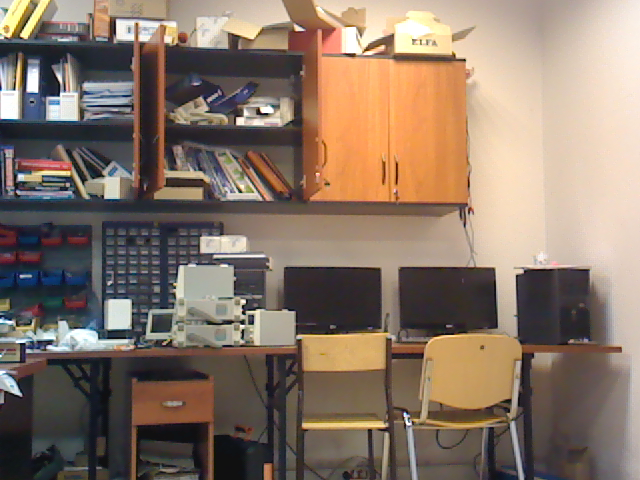
//> input picture lab10_detectionDescriptionMatching/resources/forward-1.bmp, 640 x 480 px
$ ./lab10_DetectionDescriptionMatching   (built with g++ and OpenCV 4, older OpenCV classes emulated)
//> lines starting //> are read from the running program, lines starting //| are printed output that depends on the picture
#include <opencv2/opencv.hpp>

using namespace cv;

#include <vector>

int main(void)
{
	// does not work with my compilation of opencv
	//SurfFeatureDetector myFeatureDetector = new SurfFeatureDetector(100);

	std::vector<cv::String> listOfParameters;

	const char* windowName_img1WithKeypoints = "img1Keypoints";
	const char* windowName_img2WithKeypoints = "img2Keypoints";
	const char* windowName_imgMatches = "imgMatches";

	namedWindow(windowName_img1WithKeypoints);
	namedWindow(windowName_img2WithKeypoints);
	namedWindow(windowName_imgMatches);

	Mat imgScene1;
	Mat imgScene2;

	imgScene1 = imread("resources/forward-1.bmp", IMREAD_COLOR);
//> imgScene1 is the input picture: 480 rows x 640 cols, CV_8UC3; mean B, G, R 103.5, 117.9, 136.1
	imgScene2 = imread("resources/forward-2.bmp", IMREAD_COLOR);
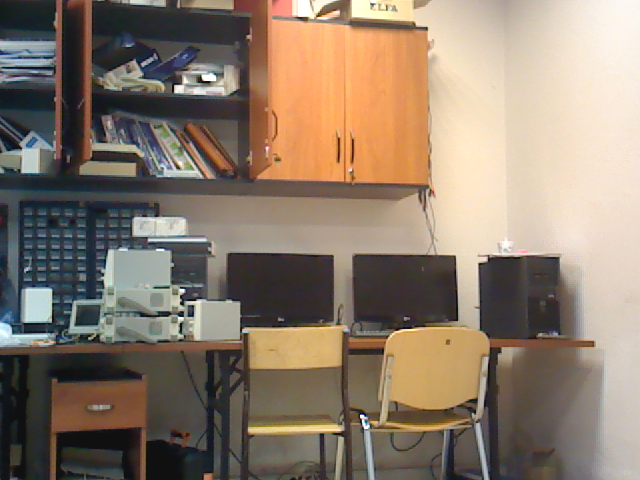
//> input picture lab10_detectionDescriptionMatching/resources/forward-2.bmp, 640 x 480 px
//> imgScene2 is the input picture: 480 rows x 640 cols, CV_8UC3; mean B, G, R 107.8, 123.7, 139.6

	const double scale = 0.5;

	// [5 lines of commented-out code are left out]

	std::vector<KeyPoint> keypointsFromImage1;
	std::vector<KeyPoint> keypointsFromImage2;

	Ptr<FeatureDetector> det = FeatureDetector::create("FAST");
	det->getParams(listOfParameters);
//> (this line was passed over: getParams is not available in this run)
	std::cout << "Detector available params: " << std::endl;
	for (auto param : listOfParameters)
	{
		std::cout << param << std::endl;
	}

	std::cout << "Threshold before change: " << det->get<int>("threshold") << std::endl;
//> (this line was passed over: get is not available in this run)
	det->set("threshold", 90);
//> (this line was passed over: set is not available in this run)
	std::cout << "Threshold after change: " << det->get<int>("threshold") << std::endl;
//> (this line was passed over: get is not available in this run)

	det->detect(imgScene1, keypointsFromImage1);
//> keypointsFromImage1 = 3631 keypoints; strongest (x, y, size): (58, 95, 7), (14, 89, 7), (464, 59, 7), (237, 118, 7)
	det->detect(imgScene2, keypointsFromImage2);
//> keypointsFromImage2 = 2784 keypoints; strongest (x, y, size): (362, 415, 7), (180, 303, 7), (175, 86, 7), (426, 27, 7)

	Mat imgScene1WithKeypoints;
	Mat imgScene2WithKeypoints;
	drawKeypoints(imgScene1, keypointsFromImage1, imgScene1WithKeypoints);
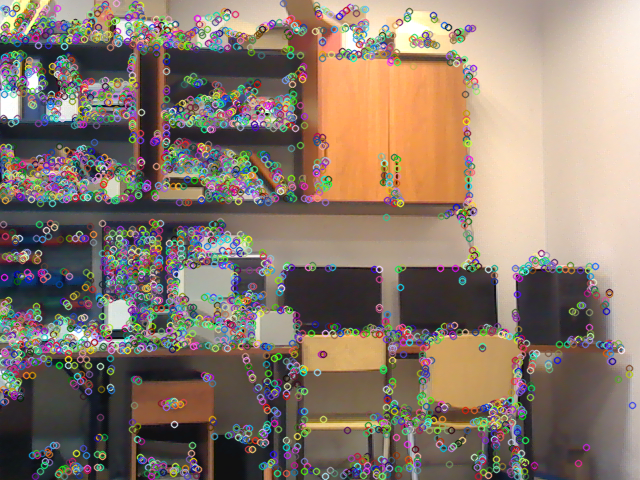
//> imgScene1WithKeypoints: 480 rows x 640 cols, CV_8UC3; mean B, G, R 108.8, 121.8, 137.7
	drawKeypoints(imgScene2, keypointsFromImage2, imgScene2WithKeypoints);
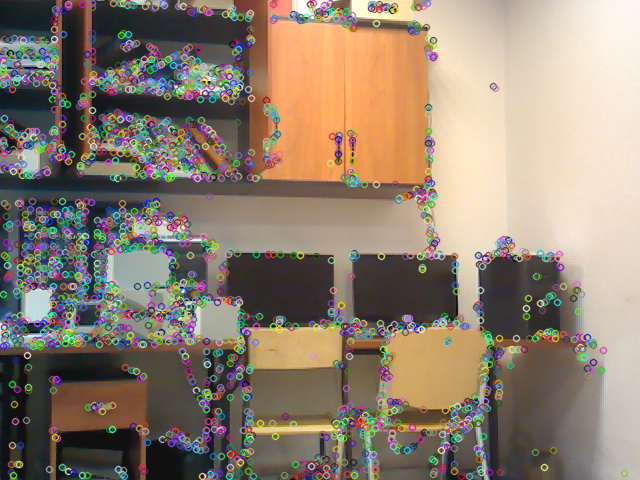
//> imgScene2WithKeypoints: 480 rows x 640 cols, CV_8UC3; mean B, G, R 112.6, 127.7, 142.6

	imshow(windowName_img1WithKeypoints, imgScene1WithKeypoints);
	imshow(windowName_img2WithKeypoints, imgScene2WithKeypoints);

	Ptr<DescriptorExtractor> desc = DescriptorExtractor::create("ORB");
	desc->getParams(listOfParameters);
//> (this line was passed over: getParams is not available in this run)
	std::cout << "Descriptor available params: " << std::endl;
	for (auto param : listOfParameters)
	{
		std::cout << param << std::endl;
	}

	Mat descriptorsFromImage1;
	Mat descriptorsFromImage2;
	desc->compute(imgScene1, keypointsFromImage1, descriptorsFromImage1);
//> keypointsFromImage1 = 2893 keypoints; strongest (x, y, size): (58, 95, 7), (464, 59, 7), (237, 118, 7), (242, 312, 7)
	desc->compute(imgScene2, keypointsFromImage2, descriptorsFromImage2);
//> keypointsFromImage2 = 2325 keypoints; strongest (x, y, size): (362, 415, 7), (180, 303, 7), (175, 86, 7), (183, 291, 7)

	Ptr<DescriptorMatcher> match = DescriptorMatcher::create("BruteForce");
	match->getParams(listOfParameters);
//> (this line was passed over: getParams is not available in this run)
	std::cout << "Matcher available params: " << std::endl;
	for (auto param : listOfParameters)
	{
		std::cout << param << std::endl;
	}
	std::cout << "normType before change: " << match->get<int>("normType") << std::endl;
//> (this line was passed over: get is not available in this run)
	match->set("normType", NORM_HAMMING);
//> (this line was passed over: set is not available in this run)
	std::cout << "normType after change: " << match->get<int>("normType") << std::endl;
//> (this line was passed over: get is not available in this run)

	/*
	// norm types
	enum {
	NORM_INF = 1,
	NORM_L1 = 2,
	NORM_L2 = 4,
	NORM_L2SQR = 5,
	NORM_HAMMING = 6,
	NORM_HAMMING2 = 7,
	NORM_TYPE_MASK = 7,
	NORM_RELATIVE = 8,
	NORM_MINMAX = 32
	};
	*/
	std::vector<DMatch> matches;
	match->match(descriptorsFromImage1, descriptorsFromImage2, matches);
//> matches = 2893 matches

	for (auto itr = matches.begin(); itr != matches.end();)
	{
		if ((*itr).distance < 10.0)
		{
			//itr = matches.erase(itr);
			itr++;
		}
		else
		{
			itr++;
		}
	}

	Mat imageWithMatches;
	drawMatches(imgScene1, keypointsFromImage1, imgScene2, keypointsFromImage2, matches, imageWithMatches);
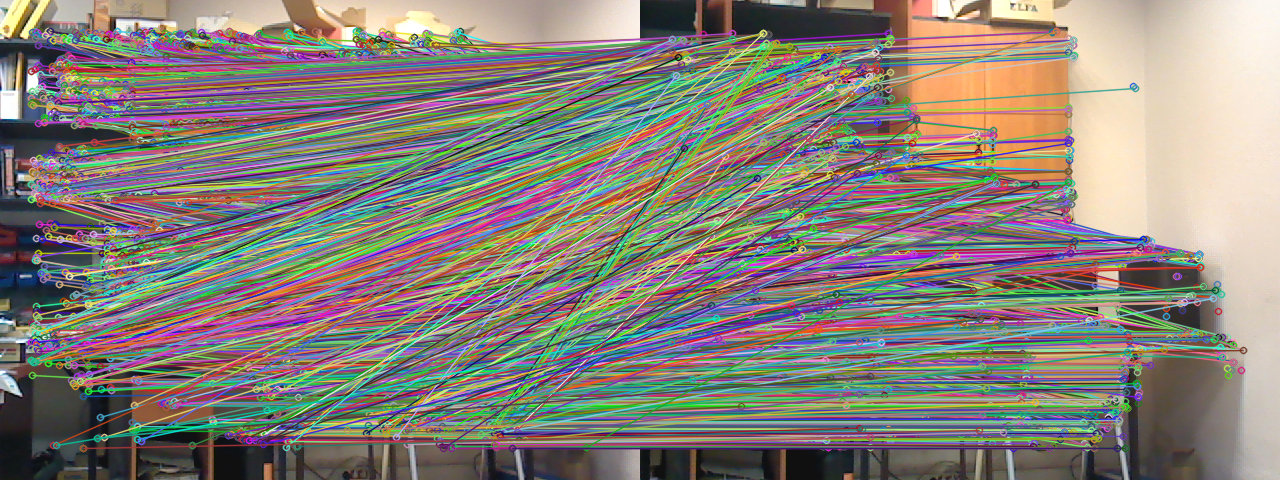
//> imageWithMatches: 480 rows x 1280 cols, CV_8UC3; mean B, G, R 121.5, 129.2, 136.1

	imshow(windowName_imgMatches, imageWithMatches);

	waitKey(0);

	return 0;
}
